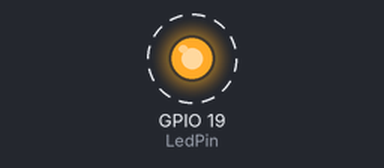
The sketch below on a simulated ESP32. Parts: output pins drawn as LEDs (lit = HIGH). Dashed ring = blinking. WiFi joins after 1.5 s; servers stay silent unless stated; what the sketch prints to the serial monitor is not drawn.

Above: at 7.3 s.
Timing chart, 0 to 11.4 s (numbered marks = the images above):
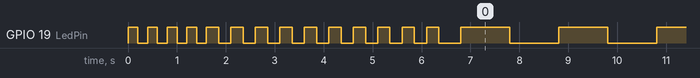

Measured:
- by itself, GPIO 19 (LedPin): HIGH → LOW at 0.20 s, → HIGH 0.20 s later, → LOW 0.20 s later, → HIGH 0.20 s later, … (151 changes in this stretch)

The sketch:

sketch_dec8a.ino
```cpp
// ==========================================
// VERSION 1 (The Factory Firmware)
// LED PIN: 19
// ==========================================

#include <WiFi.h>
#include <HTTPClient.h>
#include <HTTPUpdate.h>
#include <WiFiClientSecure.h>

const char* ssid = "Home Labs";
const char* password = "lamgicomang";

// PASTE THE LINK TO THE V2 .BIN FILE HERE
const char* firmwareURL = "https://raw.githubusercontent.com/CrisBui/OTA-check/raw/refs/heads/main/ota.bin";

const int LedPin = 19; // <--- STARTS ON 19
const String Version = "1.0";

void setup() {
  Serial.begin(115200);
  pinMode(LedPin, OUTPUT);

  // 1. Connect to WiFi
  WiFi.begin(ssid, password);
  Serial.print("V1: Connecting to WiFi");
  while (WiFi.status() != WL_CONNECTED) {
    // Flash LED 19 while connecting
    digitalWrite(LedPin, !digitalRead(LedPin));
    delay(200);
    Serial.print(".");
  }
  Serial.println("\nConnected! This is FIRMWARE V1.");

  // 2. Wait 5 seconds so you can see V1 is actually running
  Serial.println("Waiting 5 seconds before downloading V2...");
  for(int i=0; i<10; i++){
    digitalWrite(LedPin, HIGH);
    delay(250);
    digitalWrite(LedPin, LOW);
    delay(250);
  }

  // 3. Start Update Routine
  Serial.println("Starting OTA Update...");
  WiFiClientSecure client;
  client.setInsecure(); // Necessary for GitHub/Tmpfiles

  // Define callbacks so we can see progress in Serial Monitor
  httpUpdate.onProgress([](int cur, int total) {
      Serial.printf("Downloading: %d%%\n", (cur * 100) / total);
  });

  // This function will NOT return if the update is successful
  // (The ESP will restart automatically)
  t_httpUpdate_return ret = httpUpdate.update(client, firmwareURL);

  // If we reach here, the update failed
  Serial.println("Update Failed!");
  Serial.println(httpUpdate.getLastErrorString());
}

void loop() {
  // If update failed, we stay in V1 behavior
  digitalWrite(LedPin, HIGH);
  delay(1000);
  digitalWrite(LedPin, LOW);
  delay(1000);
  Serial.println("Still stuck in Firmware V1 (Pin 19)... check URL!");
}
```
